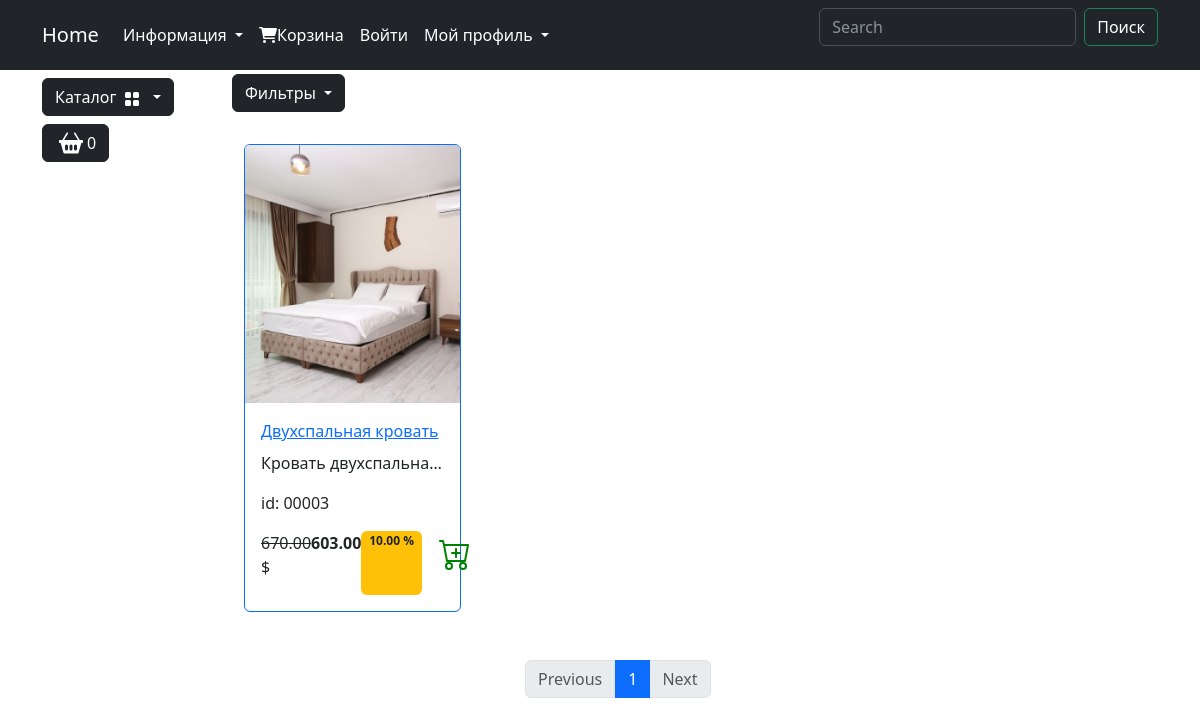
Screenshot of /catalog/spalnya with the database file from the repository.
### goods/models.py (models this page shows, shortened)
class Products(models.Model):
    name = models.CharField("Назва", max_length=100, unique=True)
    slug = models.SlugField('url', max_length=150, unique=True, blank=True, null=True)
    description= models.TextField("Опис",blank=True, null=True)
    image = models.ImageField('Зображення' ,upload_to='goods_images',blank=True, null=True)
    price = models.DecimalField('Ціна',default=0.00, max_digits=7, decimal_places=2)
    discount = models.DecimalField('Знижка',default=0.00, max_digits=4, decimal_places=2)
    quantity = models.PositiveIntegerField('Кількість',default=0)
    category = models.ForeignKey(to=Categories,on_delete=models.PROTECT,verbose_name='Категорія')
    class Meta:
        db_table: str = "product"
        verbose_name= "Продукт"
        verbose_name_plural= "Продукти"
        ordering = ('id',)
    def display_id(self): #Це ID товару записано
        return f' {self.id:05}'
    def sell_price(self): #Це знижка
        if self.discount:
            return round (self.price - self.price * self.discount/100,2)
        return self.price

### goods/views.py (the view)
# urls.py: path('catalog/', include('goods.urls', namespace='catalog')),
def catalog(request, category_slug=None):
 page=request.GET.get('page',1)#таким способом ми будемо передавати ту сторінку на яку ми клікаємо
 on_sale = request.GET.get('on_sale',None) #Ця фунція відповідає за фільтрацію
 order_by = request.GET.get('order_by',None) #Ця функція відповідає за порядок товарів
 query = request.GET.get('q',None)
 if query:
  goods = q_search(query)
  if query.isdigit() and goods.exists() and goods.count() == 1:
     product = goods.first()
     return redirect('catalog:product',product_slug=product.slug)
 elif category_slug is None or category_slug.lower() == 'all':
  goods = Products.objects.all()
 else:
  goods = get_list_or_404 (Products.objects.filter(category__slug=category_slug)) #Get list для того щоб якщо браузер
 if on_sale:
    goods = goods.filter(discount__gt=0) #те що у дужках вказує на те що ми фільтруємо товари по знижці
 if order_by and order_by != 'default':
    goods = goods.order_by(order_by)
 paginator = Paginator(goods, 2 ) #Тут я роблю те скільки товарів буде відображатись на сторінці
 current_page = paginator.get_page(page) #Це номер сторінки який я відображаю
 context = {
  "title": "Home - Каталог",
  "goods": current_page,
  "page_slug": category_slug,
 }
 return render(request, 'goods/catalog.html', context)

### goods/templatetags/goods_tags.py (called while the page is built)
@register.simple_tag() #Реєстрація для того щоб я міг взаємодіяти з функцією де завгодно
def tag_categories(): #Функція повертає каталог коли ми у якомусь розділі
    return Categories.objects.all()

@register.simple_tag(takes_context=True)
def change_params(context,**kwargs):
    query = context['request'].GET.dict() #query служить звичайним Python-словником , який тимчасово зберігає всі шматочки адресного рядка (URL-параметри).
    query.update(kwargs) # update бере нові значення з kwargs (ті, що я передаєю у тег всередині HTML) і додає їх до нашого query
    return urlencode (query)

### goods/templates/goods/catalog.html (shortened to what this page needs)
{% extends 'main/base.html' %}
{% load static %}
{% load goods_tags %}
{% block content %}
<div class="col-lg-10">
                    <div class="row">
                        <div class="dropdown mb-2">
                            <button class="btn btn-secondary dropdown-toggle btn-dark" type="button" data-bs-toggle="dropdown"
                                aria-expanded="false">
                                Фильтры
                            </button>
                        </div>
                        {% for product in goods %}
                        <div class="col-lg-4 col-md-6 p-4">
                            <div class="card border-primary rounded custom-shadow">
                                {% if product.image %}
                                <img src="{{ product.image.url }}" class="card-img-top" alt="...">
                                {% endif %}
                                <div class="card-body">
                                    <a href="{% url 'catalog:product' product.slug %}">
                                        <p class="card-title">{{ product.name }}</p>
                                    </a>
                                    <p class="card-text text-truncate">{{product.description}}</p>
                                    <p class="product_id">id: {{ product.display_id }} </p>
                                    <div class="d-flex justify-content-between">
                                        {% if product.discount %}
                                        <p><s>{{product.price}}</s> $</p>
                                        <p><strong>{{ product.sell_price }}</strong></p>
                                         <span class="badge bg-warning text-dark">{{ product.discount }} %</span>
                                        {% else %}
                                        <p><strong>{{product.price}}</strong></p>
                                        {% endif %}
                                        <a href="#" class="btn add-to-cart">
                                            <img class="mx-1" src="{% static 'deps/icons/cart-plus.svg' %}" alt="Catalog Icon"
                                                width="32" height="32">
                                        </a>
                                    </div>
                                </div>
                            </div>
                        </div>
                            {% endfor %}
                    </div>
                    <nav aria-label="Page navigation example">
                        <ul class="pagination justify-content-center my-4">
                            <div class="custom-shadow d-flex">
                                <li class="page-item {% if not goods.has_previous %}disabled{% endif %}">
                                  <a class="page-link" href="{% if goods.has_previous %}?{% change_params page=goods.previous_page_number %}{% else %}#{% endif %}"
                                  >Previous</a>
                                </li>
                                {% for page in goods.paginator.page_range  %}
                                {% if page >= goods.number|add:-2 and page < goods.number|add:2 %}
                                <li class="page-item> {% if goods.number == page %} active {% endif %}">
                                    <a class="page-link" href="?{% change_params page=page %}">{{ page }}</a></li>
                                {% endif %}
                                {% endfor %}
                                 <li class="page-item {% if not goods.has_next %}disabled{% endif %}">
                                     <a class="page-link" href="{% if goods.has_next %}?{% change_params page=goods.next_page_number %}{% else %}
                                  #
                                  {% endif %}"
                                  >Next</a>
                                </li>
                            </div>
                        </ul>
                    </nav>
                </div>
{% endblock %}

### rows the page displays
Products: image (picture), name "Двухспальная кровать", description "Кровать двухспальна…", display_id "00003", price "670.00", sell_price "603.00", discount "10.00"

### other values shown
{{ page }} "1"
